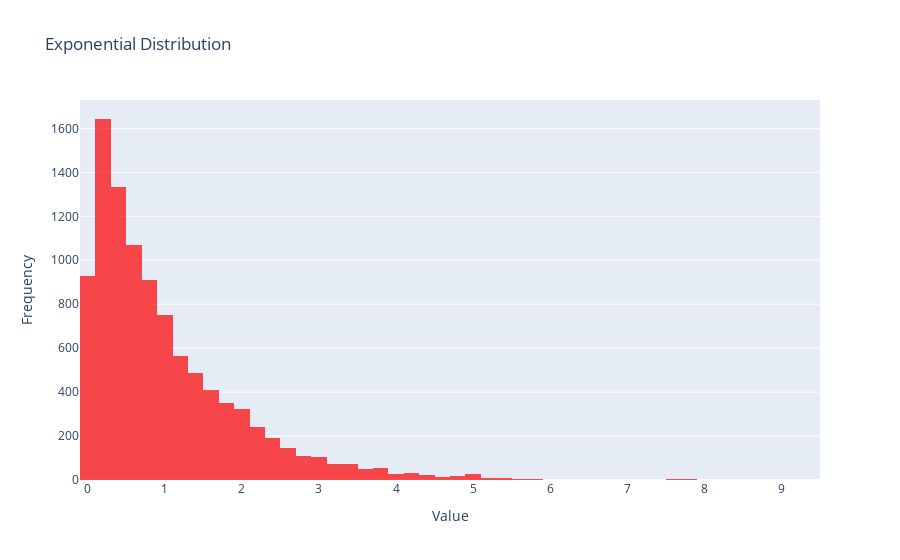

Source (notebook cell):
### Markdown cell above
### 4. Exponential Distribution

Used to model the time between events in a Poisson process. 
Often used in survival analysis and queuing theory.

### Code cell
exp_data = np.random.exponential(scale=1, size=10000)

fig = go.Figure(go.Histogram(
    x=exp_data,
    nbinsx=60,
    marker=dict(color='red'),
    opacity=0.7
))
fig.update_layout(
    title='Exponential Distribution',
    xaxis_title='Value',
    yaxis_title='Frequency'
)
fig.show()

### Figure 1 — Plotly figure (JSON) as saved in the notebook; plotly's stock layout.template omitted (floating-point values rounded to 4 significant figures; data arrays with more than 128 entries replaced by an {"elided": "..."} marker saying what was removed)
{"data": [{"marker": {"color": "red"}, "nbinsx": 60, "opacity": 0.7, "type": "histogram", "x": {"elided": "10000 float values"}}], "layout": {"title": {"text": "Exponential Distribution"}, "xaxis": {"title": {"text": "Value"}}, "yaxis": {"title": {"text": "Frequency"}}}}
